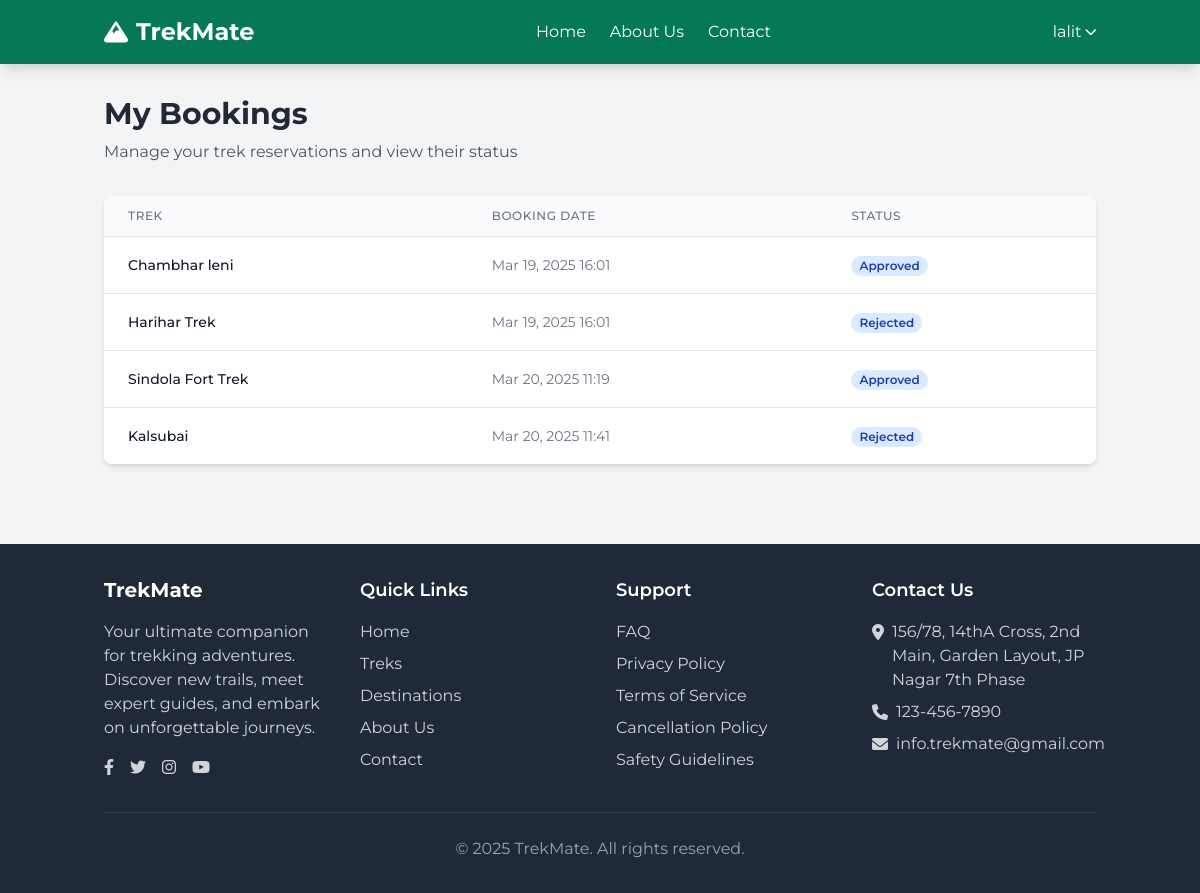
The page /bookings/ (signed in) on the database its author committed.
### trek_planner/models.py (models this page shows, shortened)
class Booking(models.Model):
    user = models.ForeignKey(User, on_delete=models.CASCADE)
    trek = models.ForeignKey(Trek, on_delete=models.CASCADE)
    booking_date = models.DateTimeField(auto_now_add=True)
    status = models.CharField(
        max_length=20,
        choices=[('Pending', 'Pending'), ('Confirmed', 'Confirmed'), ('Cancelled', 'Cancelled')],
        default='Pending'
    )
    payment_screenshot = models.ImageField(upload_to='payment_screenshots/')

class Trek(models.Model):
    name = models.CharField(max_length=200)
    description = models.TextField()
    distance = models.FloatField()
    elevation = models.IntegerField()
    difficulty = models.CharField(
        max_length=20,
        choices=[('Easy', 'Easy'), ('Moderate', 'Moderate'), ('Hard', 'Hard')]
    )
    image = models.ImageField(upload_to='trek_images/')
    price = models.FloatField()
    date = models.DateField()
    time = models.TimeField()
    location = models.CharField(max_length=200)
    max_participants = models.IntegerField()
    created_at = models.DateTimeField(auto_now_add=True)

### trek_planner/views.py (the view)
# urls.py: path('bookings/', views.user_bookings, name='user_bookings'),
@login_required
def user_bookings(request):
    bookings = Booking.objects.filter(user=request.user)
    return render(request, 'trek_planner/bookings.html', {'bookings': bookings})

### trek_planner/templates/trek_planner/bookings.html (shortened to what this page needs)
{% extends 'trek_planner/base.html' %}
{% block content %}
<div class="container mx-auto px-4 py-8">
    <header class="mb-8">
        <h1 class="text-3xl font-bold text-gray-800">My Bookings</h1>
        <p class="text-gray-600 mt-2">Manage your trek reservations and view their status</p>
    </header>
    {% if bookings %}
    <div class="bg-white rounded-lg shadow-md overflow-hidden">
        <div class="overflow-x-auto">
            <table class="min-w-full divide-y divide-gray-200">
                <thead class="bg-gray-50">
                    <tr>
                        <th scope="col" class="px-6 py-3 text-left text-xs font-medium text-gray-500 uppercase tracking-wider">
                            Trek
                        </th>
                        <th scope="col" class="px-6 py-3 text-left text-xs font-medium text-gray-500 uppercase tracking-wider">
                            Booking Date
                        </th>
                        <th scope="col" class="px-6 py-3 text-left text-xs font-medium text-gray-500 uppercase tracking-wider">
                            Status
                        </th>
                    </tr>
                </thead>
                <tbody class="bg-white divide-y divide-gray-200">
                    {% for booking in bookings %}
                    <tr class="hover:bg-gray-50 transition-colors duration-150 ease-in-out">
                        <td class="px-6 py-4 whitespace-nowrap">
                            <div class="text-sm font-medium text-gray-900">{{ booking.trek.name }}</div>
                        </td>
                        <td class="px-6 py-4 whitespace-nowrap">
                            <div class="text-sm text-gray-500">{{ booking.booking_date|date:"M d, Y H:i" }}</div>
                        </td>
                        <td class="px-6 py-4 whitespace-nowrap">
                            <span class="px-2 inline-flex text-xs leading-5 font-semibold rounded-full
                                {% if booking.status == 'Confirmed' %}
                                    bg-green-100 text-green-800
                                {% elif booking.status == 'Pending' %}
                                    bg-yellow-100 text-yellow-800
                                {% elif booking.status == 'Cancelled' %}
                                    bg-red-100 text-red-800
                                {% else %}
                                    bg-blue-100 text-blue-800
                                {% endif %}">
                                {{ booking.status }}
                            </span>
                        </td>
                    </tr>
                    {% endfor %}
                </tbody>
            </table>
        </div>
    </div>
    {% endif %}
</div>
{% endblock %}

### trek_planner/templates/trek_planner/base.html (shortened to what this page needs)
<!DOCTYPE html>
<html lang="en">
<head>
    <script src="https://cdn.tailwindcss.com"></script>
    <link rel="stylesheet" href="https://cdnjs.cloudflare.com/ajax/libs/font-awesome/6.0.0-beta3/css/all.min.css">
</head>
<body class="bg-gray-100 min-h-screen flex flex-col">
    <nav class="bg-emerald-700 text-white shadow-lg">
        <div class="container mx-auto px-4">
            <div class="flex justify-between items-center py-4">
                <div class="flex items-center space-x-2">
                    <i class="fas fa-mountain text-2xl"></i>
                    <a href="{% url 'view_all_treks' %}" class="text-2xl font-bold">TrekMate</a>
                </div>
                <div class="hidden md:flex space-x-6">
                    <a href="{% url 'view_all_treks' %}" class="hover:text-emerald-200 transition">Home</a>
                    <a href="{% url 'aboutus' %}" class="hover:text-emerald-200 transition">About Us</a>
                    <a href="#footer" class="hover:text-emerald-200 transition scroll-smooth">Contact</a>
                </div>
                <div class="hidden md:flex items-center space-x-4">
                    {% if user.is_authenticated %}
                        <div class="relative group">
                            <button class="flex items-center space-x-1 hover:text-emerald-200 transition">
                                <span>{{ user.username }}</span>
                                <i class="fas fa-chevron-down text-xs"></i>
                            </button>
                        </div>
                    {% else %}
                        <a href="{% url 'login' %}" class="hover:text-emerald-200 transition">Login</a>
                        <a href="{% url 'register' %}" class="bg-emerald-500 hover:bg-emerald-600 px-4 py-2 rounded-md transition">Sign Up</a>
                    {% endif %}
                </div>
            </div>
        </div>
    </nav>
    <main class="flex-grow">
        {% block content %}{% endblock %}
    </main>
    <footer class="bg-gray-800 text-white mt-12" id="footer">
        <div class="container mx-auto px-4 py-8">
            <div class="grid grid-cols-1 md:grid-cols-4 gap-8">
                <div>
                    <h3 class="text-xl font-bold mb-4">TrekMate</h3>
                    <p class="text-gray-300">Your ultimate companion for trekking adventures. Discover new trails, meet expert guides, and embark on unforgettable journeys.</p>
                    <div class="flex space-x-4 mt-4">
                        <a href="#" class="text-gray-300 hover:text-white"><i class="fab fa-facebook-f"></i></a>
                        <a href="#" class="text-gray-300 hover:text-white"><i class="fab fa-twitter"></i></a>
                        <a href="#" class="text-gray-300 hover:text-white"><i class="fab fa-instagram"></i></a>
                        <a href="#" class="text-gray-300 hover:text-white"><i class="fab fa-youtube"></i></a>
                    </div>
                </div>
                <div>
                    <h3 class="text-lg font-semibold mb-4">Quick Links</h3>
                    <ul class="space-y-2">
                        <li><a href="{% url 'view_all_treks' %}" class="text-gray-300 hover:text-white">Home</a></li>
                        <li><a href="{% url 'view_all_treks' %}" class="text-gray-300 hover:text-white">Treks</a></li>
                        <li><a href="#" class="text-gray-300 hover:text-white">Destinations</a></li>
                        <li><a href="{% url 'aboutus' %}" class="text-gray-300 hover:text-white">About Us</a></li>
                        <li><a href="#" class="text-gray-300 hover:text-white">Contact</a></li>
                    </ul>
                </div>
                <div>
                    <h3 class="text-lg font-semibold mb-4">Support</h3>
                    <ul class="space-y-2">
                        <li><a href="#" class="text-gray-300 hover:text-white">FAQ</a></li>
                        <li><a href="#" class="text-gray-300 hover:text-white">Privacy Policy</a></li>
                        <li><a href="#" class="text-gray-300 hover:text-white">Terms of Service</a></li>
                        <li><a href="#" class="text-gray-300 hover:text-white">Cancellation Policy</a></li>
                        <li><a href="#" class="text-gray-300 hover:text-white">Safety Guidelines</a></li>
                    </ul>
                </div>
                <div>
                    <h3 class="text-lg font-semibold mb-4">Contact Us</h3>
                    <ul class="space-y-2 text-gray-300">
                        <li class="flex items-start space-x-2">
                            <i class="fas fa-map-marker-alt mt-1"></i>
                            <span>156/78, 14thA Cross, 2nd Main, Garden Layout, JP Nagar 7th Phase</span>
                        </li>
                        <li class="flex items-center space-x-2">
                            <i class="fas fa-phone"></i>
                            <span>123-456-7890</span>
                        </li>
                        <li class="flex items-center space-x-2">
                            <i class="fas fa-envelope"></i>
                            <span>info.trekmate@gmail.com</span>
                        </li>
                    </ul>
                </div>
            </div>
            <div class="border-t border-gray-700 mt-8 pt-6 text-center text-gray-400">
                <p>&copy; {% now "Y" %} TrekMate. All rights reserved.</p>
            </div>
        </div>
    </footer>
</body>
</html>

### trek_planner/templates/trek_planner/base.html (style rules this page uses)
body { font-family: 'Montserrat', sans-serif; }

### rows shown on the page
Booking: trek.name "Chambhar leni", booking_date "Mar 19, 2025 16:01", status "Approved"
Booking: trek.name "Harihar Trek", booking_date "Mar 19, 2025 16:01", status "Rejected"
Booking: trek.name "Sindola Fort Trek", booking_date "Mar 20, 2025 11:19", status "Approved"
Booking: trek.name "Kalsubai", booking_date "Mar 20, 2025 11:41", status "Rejected"

### other values the page prints
{{ user.username }} "lalit"
